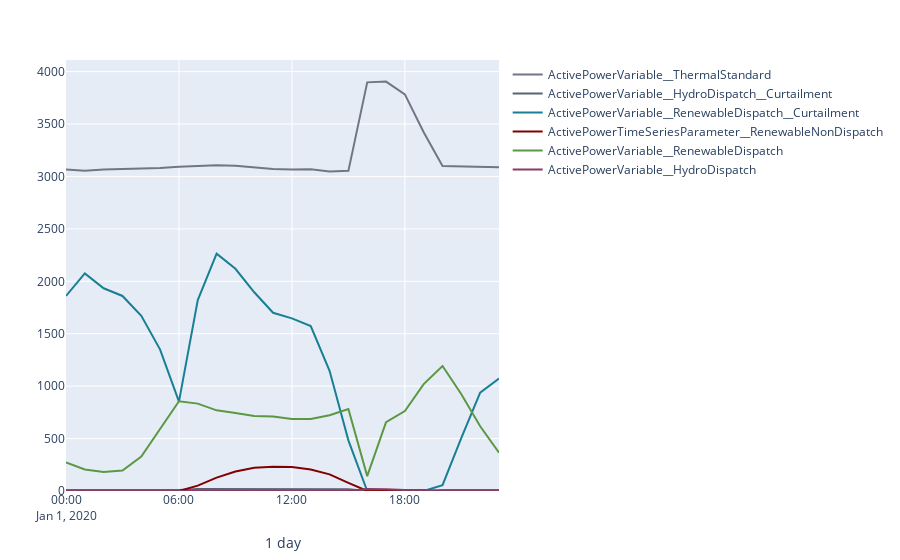
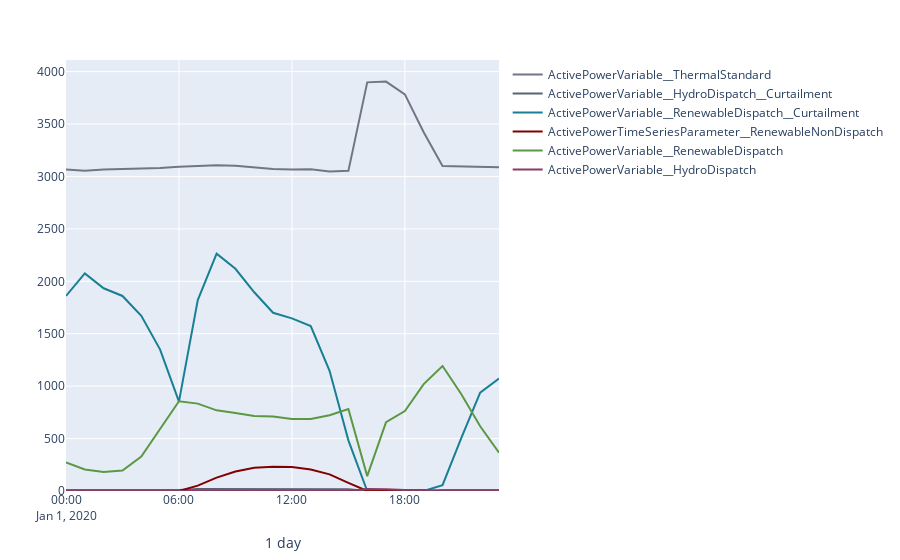

Notebook cell for these charts, in order:
### Markdown cell above
graphics

### Code cell
using PowerGraphics
using PowerAnalytics
# where "res" is a PowerSimulations.SimulationResults object

plotlyjs()
gen = get_generation_data(res)
plot_powerdata(gen)
